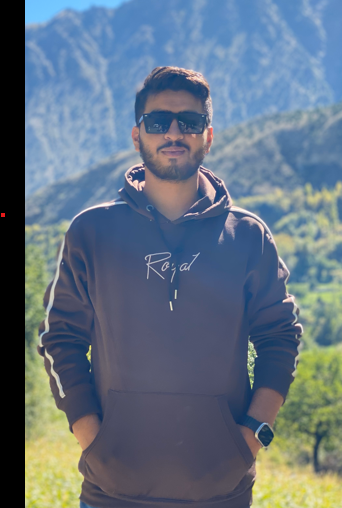
#> input picture detectionBox_Image/hello.png, 342 x 508 px, found by its file name
$ python scale.py
#> lines starting #> are read from the running program, lines starting #| are printed output that depends on the picture
import cv2
import numpy as np
img = cv2.imread(r"D:\Computervision\detectionBox_Image\hello.png")
#> img is the input picture: shape (508, 342, 3); mean B, G, R 129.3, 114.1, 98.9

res_img = cv2.resize(img,(340,500))

h,w = res_img.shape[0],res_img.shape[1]
#> h = 500; w = 340

rotate_img = cv2.getRotationMatrix2D((w/2 , h/2),60,1)
l = cv2.warpAffine(res_img,rotate_img,(w,h))
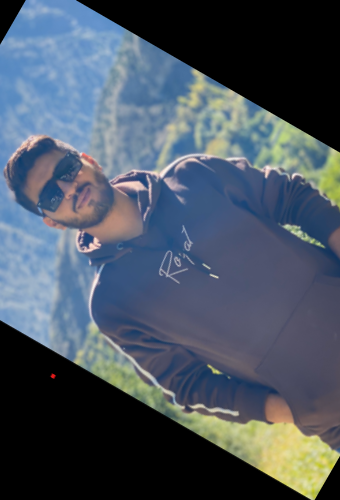
#> l: shape (500, 340, 3); mean B, G, R 98, 85.2, 74.4
merge = np.hstack((res_img,l))
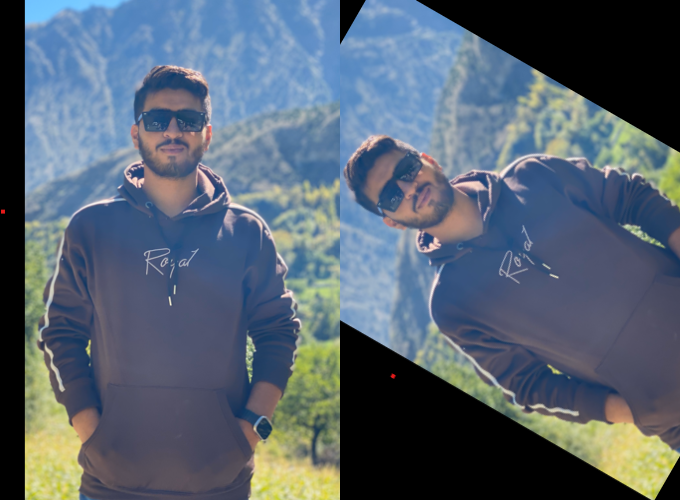
#> merge: shape (500, 680, 3); mean B, G, R 113.6, 99.6, 86.6
cv2.imshow(" rotate images",merge)
# cv2.imshow("orignal image",res_img)
cv2.waitKey(0)
cv2.destroyAllWindows
